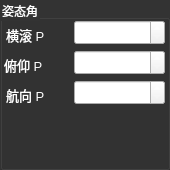
          <widget class="QGroupBox" name="x_pid_box_2">
           <property name="geometry">
            <rect>
             <x>10</x>
             <y>22</y>
             <width>170</width>
             <height>170</height>
            </rect>
           </property>
           <property name="palette">
            <palette>
             <active>
              <colorrole role="WindowText">
               <brush brushstyle="SolidPattern">
                <color alpha="255">
                 <red>255</red>
                 <green>255</green>
                 <blue>255</blue>
                </color>
               </brush>
              </colorrole>
              <colorrole role="Button">
               <brush brushstyle="SolidPattern">
                <color alpha="255">
                 <red>51</red>
                 <green>51</green>
                 <blue>51</blue>
                </color>
               </brush>
              </colorrole>
              <colorrole role="Text">
               <brush brushstyle="SolidPattern">
                <color alpha="255">
                 <red>255</red>
                 <green>255</green>
                 <blue>255</blue>
                </color>
               </brush>
              </colorrole>
              <colorrole role="ButtonText">
               <brush brushstyle="SolidPattern">
                <color alpha="255">
                 <red>255</red>
                 <green>255</green>
                 <blue>255</blue>
                </color>
               </brush>
              </colorrole>
              <colorrole role="Base">
               <brush brushstyle="SolidPattern">
                <color alpha="255">
                 <red>51</red>
                 <green>51</green>
                 <blue>51</blue>
                </color>
               </brush>
              </colorrole>
              <colorrole role="Window">
               <brush brushstyle="SolidPattern">
                <color alpha="255">
                 <red>51</red>
                 <green>51</green>
                 <blue>51</blue>
                </color>
               </brush>
              </colorrole>
             </active>
             <inactive>
              <colorrole role="WindowText">
               <brush brushstyle="SolidPattern">
                <color alpha="255">
                 <red>255</red>
                 <green>255</green>
                 <blue>255</blue>
                </color>
               </brush>
              </colorrole>
              <colorrole role="Button">
               <brush brushstyle="SolidPattern">
                <color alpha="255">
                 <red>51</red>
                 <green>51</green>
                 <blue>51</blue>
                </color>
               </brush>
              </colorrole>
              <colorrole role="Text">
               <brush brushstyle="SolidPattern">
                <color alpha="255">
                 <red>255</red>
                 <green>255</green>
                 <blue>255</blue>
                </color>
               </brush>
              </colorrole>
              <colorrole role="ButtonText">
               <brush brushstyle="SolidPattern">
                <color alpha="255">
                 <red>255</red>
                 <green>255</green>
                 <blue>255</blue>
                </color>
               </brush>
              </colorrole>
              <colorrole role="Base">
               <brush brushstyle="SolidPattern">
                <color alpha="255">
                 <red>51</red>
                 <green>51</green>
                 <blue>51</blue>
                </color>
               </brush>
              </colorrole>
              <colorrole role="Window">
               <brush brushstyle="SolidPattern">
                <color alpha="255">
                 <red>51</red>
                 <green>51</green>
                 <blue>51</blue>
                </color>
               </brush>
              </colorrole>
             </inactive>
             <disabled>
              <colorrole role="WindowText">
               <brush brushstyle="SolidPattern">
                <color alpha="255">
                 <red>255</red>
                 <green>255</green>
                 <blue>255</blue>
                </color>
               </brush>
              </colorrole>
              <colorrole role="Button">
               <brush brushstyle="SolidPattern">
                <color alpha="255">
                 <red>51</red>
                 <green>51</green>
                 <blue>51</blue>
                </color>
               </brush>
              </colorrole>
              <colorrole role="Text">
               <brush brushstyle="SolidPattern">
                <color alpha="255">
                 <red>255</red>
                 <green>255</green>
                 <blue>255</blue>
                </color>
               </brush>
              </colorrole>
              <colorrole role="ButtonText">
               <brush brushstyle="SolidPattern">
                <color alpha="255">
                 <red>255</red>
                 <green>255</green>
                 <blue>255</blue>
                </color>
               </brush>
              </colorrole>
              <colorrole role="Base">
               <brush brushstyle="SolidPattern">
                <color alpha="255">
                 <red>51</red>
                 <green>51</green>
                 <blue>51</blue>
                </color>
               </brush>
              </colorrole>
              <colorrole role="Window">
               <brush brushstyle="SolidPattern">
                <color alpha="255">
                 <red>51</red>
                 <green>51</green>
                 <blue>51</blue>
                </color>
               </brush>
              </colorrole>
             </disabled>
            </palette>
           </property>
           <property name="styleSheet">
            <string notr="true">color: rgb(255, 255, 255);</string>
           </property>
           <property name="title">
            <string>姿态角</string>
           </property>
           <widget class="QLabel" name="label_105">
            <property name="geometry">
             <rect>
              <x>6</x>
              <y>24</y>
              <width>57</width>
              <height>21</height>
             </rect>
            </property>
            <property name="font">
             <font>
              <pointsize>10</pointsize>
             </font>
            </property>
            <property name="text">
             <string>横滚 P</string>
            </property>
           </widget>
           <widget class="QDoubleSpinBox" name="x_rol_p">
            <property name="geometry">
             <rect>
              <x>74</x>
              <y>20</y>
              <width>91</width>
              <height>25</height>
             </rect>
            </property>
            <property name="font">
             <font>
              <pointsize>10</pointsize>
             </font>
            </property>
           </widget>
           <widget class="QDoubleSpinBox" name="x_pit_p">
            <property name="geometry">
             <rect>
              <x>74</x>
              <y>50</y>
              <width>91</width>
              <height>25</height>
             </rect>
            </property>
            <property name="font">
             <font>
              <pointsize>10</pointsize>
             </font>
            </property>
           </widget>
           <widget class="QLabel" name="label_106">
            <property name="geometry">
             <rect>
              <x>4</x>
              <y>54</y>
              <width>67</width>
              <height>21</height>
             </rect>
            </property>
            <property name="font">
             <font>
              <pointsize>10</pointsize>
             </font>
            </property>
            <property name="text">
             <string>俯仰 P</string>
            </property>
           </widget>
           <widget class="QDoubleSpinBox" name="x_yaw_p">
            <property name="geometry">
             <rect>
              <x>74</x>
              <y>80</y>
              <width>91</width>
              <height>25</height>
             </rect>
            </property>
            <property name="font">
             <font>
              <pointsize>10</pointsize>
             </font>
            </property>
           </widget>
           <widget class="QLabel" name="label_107">
            <property name="geometry">
             <rect>
              <x>6</x>
              <y>84</y>
              <width>57</width>
              <height>21</height>
             </rect>
            </property>
            <property name="font">
             <font>
              <pointsize>10</pointsize>
             </font>
            </property>
            <property name="text">
             <string>航向 P</string>
            </property>
           </widget>
          </widget>
